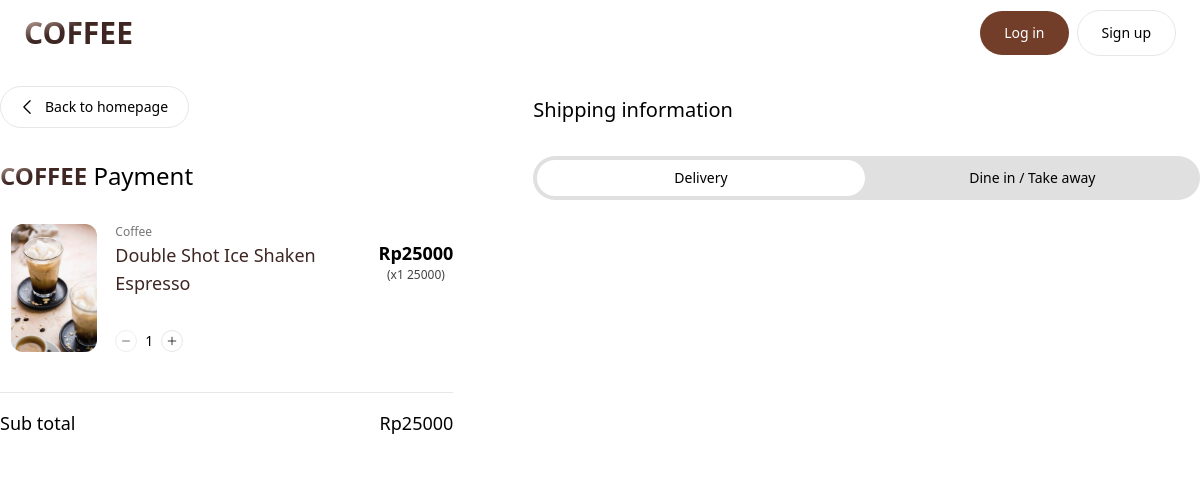
/checkout.php?buy_now=2, run on the app's committed database.
### tables this page shows
CREATE TABLE `barang` (
  `id` int(11) NOT NULL,
  `gambar` varchar(255) DEFAULT NULL,
  `nama` varchar(100) DEFAULT NULL,
  `harga` int(15) DEFAULT NULL,
  `id_kategori` int(11) DEFAULT NULL,
  `deskripsi` varchar(255) DEFAULT NULL,
  `status` varchar(25) NOT NULL
);

CREATE TABLE `kategori` (
  `id` int(11) NOT NULL,
  `nama` varchar(50) NOT NULL
);

### checkout.php (the view, shortened to what this page needs)
<?php
    global $conn;
?>
<!DOCTYPE html>
<html lang="en">
<head>
    <link rel="stylesheet" href="./src/output.css">
</head>
<body>
    <header class="py-2.5 px-4 md:px-6 xl:px-12 2xl:px-16">
        <div class="flex justify-between items-center">
            <a href="index.php">
                <h5 class="bg-gradient-to-br from-[#a1887f] from-15% to-[#3e2723] to-40% text-3xl font-black uppercase bg-clip-text text-transparent">COFFEE</h5>
            </a>
            <?php if (!isset($_SESSION["data"])) : ?>
                <div class="flex items-center gap-x-2">
                    <a href="login.php" class="py-3 px-6 bg-[#723E29] text-sm text-white font-medium rounded-full">Log in</a>
                    <a href="signup.php" class="py-3 px-6 border hover:bg-[#eeeeee] text-sm text-black font-medium rounded-full">Sign up</a>
                </div>
            <?php endif; ?>
        </div>
    </header>
    <main class="px-4 lg:px-0 max-w-screen-xl mx-auto mt-5">
        <div class="grid grid-cols-12 gap-x-0 lg:gap-x-20">
            <div class="col-span-12 lg:col-span-5">
                <div>
                    <a href="index.php" class="inline-flex items-center gap-x-2 py-2.5 pl-4 pr-5 hover:bg-[#eeeeee] rounded-full text-sm border">
                        <span>
                            <svg xmlns="http://www.w3.org/2000/svg" fill="none" viewBox="0 0 24 24" stroke-width="1.5" stroke="currentColor" class="w-5 h-5">
                                <path stroke-linecap="round" stroke-linejoin="round" d="M15.75 19.5 8.25 12l7.5-7.5" />
                            </svg>
                        </span>
                        Back to homepage
                    </a>
                </div>
                <div class="mt-8">
                    <div class="text-2xl font-medium">
                        <span class="bg-gradient-to-br from-[#a1887f] from-15% to-[#3e2723] to-40% text-2xl font-black uppercase bg-clip-text text-transparent">
                        </span>
                        Payment
                    </div>
                    <?php
                        if(isset($_GET['buy_now'])) {
                            $idBuyNow = $_GET['buy_now'];
                    ?>
                        <div class="grid grid-cols-12 gap-x-2 rounded-2xl mt-8">
                            <?php
                                $getProductDataBuyNow = "SELECT * FROM barang WHERE id = '$idBuyNow'";
                                $getProductDataBuyNowQuery = mysqli_query($conn, $getProductDataBuyNow);
                                while($productDataBuyNow = mysqli_fetch_assoc($getProductDataBuyNowQuery)) {
                            ?>
                                <div class="col-span-3 flex justify-center">
                                    <img class="h-32 w-4/5 rounded-xl object-cover" src="<?php echo "./images/" . $productDataBuyNow['gambar']; ?>" alt="coffee">
                                </div>
                                <div class="col-span-9 flex flex-col justify-between">
                                    <div class="flex justify-between items-center">
                                        <div>
                                            <div class="text-xs text-[#757575] capitalize">
                                                <?php
                                                    $getProductCategory = "SELECT nama FROM kategori WHERE id = {$productDataBuyNow['id_kategori']};";
                                                    $getProductsCategoryQuery = mysqli_query($conn, $getProductCategory);
                                                    $resultProductCategory = mysqli_fetch_assoc($getProductsCategoryQuery);
                                                    echo $resultProductCategory['nama'];
                                                ?>
                                            </div>
                                            <h6 title="<?php echo $productDataBuyNow['nama']; ?>" class="font-medium text-lg text-[#3e2723] line-clamp-2 mt-px">
                                                <?php echo $productDataBuyNow['nama']; ?>
                                            </h6>
                                        </div>
                                        <div class="text-lg font-bold text-center">
                                            Rp<?php echo $productDataBuyNow['harga']; ?>
                                            <div class="text-xs font-normal text-[#424242]">
                                                (x<span id="jumlah"></span> <span id="totalXharga"></span>)
                                            </div>
                                        </div>
                                    </div>
                                    <div class="flex items-center gap-x-2">
                                        <button id="kurang-quantity" onclick="decrement()" class="border p-1 rounded-full hover:bg-[#eeeeee] disabled:cursor-not-allowed disabled:opacity-75 disabled:hover:bg-transparent">
                                            <svg xmlns="http://www.w3.org/2000/svg" fill="none" viewBox="0 0 24 24" stroke-width="1.5" stroke="currentColor" class="w-3 h-3">
                                                <path stroke-linecap="round" stroke-linejoin="round" d="M5 12h14" />
                                            </svg>
                                        </button>
                                        <span id="qty" class="text-sm font-medium"></span>
                                        <button id="tambah-quantity" onclick="increment()" class="border p-1 rounded-full hover:bg-[#eeeeee]">
                                            <svg xmlns="http://www.w3.org/2000/svg" fill="none" viewBox="0 0 24 24" stroke-width="1.5" stroke="currentColor" class="w-3 h-3">
                                                <path stroke-linecap="round" stroke-linejoin="round" d="M12 4.5v15m7.5-7.5h-15" />
                                            </svg>
                                        </button>
                                    </div>
                                </div>
                            <?php }; ?>
                        </div>
                        <div class="border-t mt-10">
                            <div class="flex justify-between items-center py-4">
                                <div class="font-medium text-lg">Sub total</div>
                                <div class="font-medium text-lg">Rp<span id="sub-total"></span></div>
                            </div>
                        </div>
                    <?php } ?>
                </div>
            </div>
            <div class="col-span-12 lg:col-span-7">
                <div class="py-2.5">
                    <h6 class="text-xl font-medium">
                        Shipping information
                    </h6>
                    <div class="mt-8">
                        <div class="tabs-parent relative flex items-center justify-between gap-x-1 p-1 bg-[#e0e0e0] rounded-full">
                            <button onclick="tab(event, 'delivery')" class="tablinks w-full text-center py-2 rounded-full text-sm active">Delivery</button>
                            <button onclick="tab(event, 'dinein/takeaway')" class="tablinks w-full text-center py-2 rounded-full text-sm">Dine in / Take away</d>
                        </div>
                    </div>
                </div>
            </div>
        </div>
    </main>
</body>
</html>

### checkout.php (style rules this page uses)
.tabs-parent button.active { background-color: #ffffff; font-weight: 500; }

### data on the page
barang: gambar (picture), id_kategori.nama "Coffee", nama "Double Shot Ice Shaken Espresso", harga "25000"
